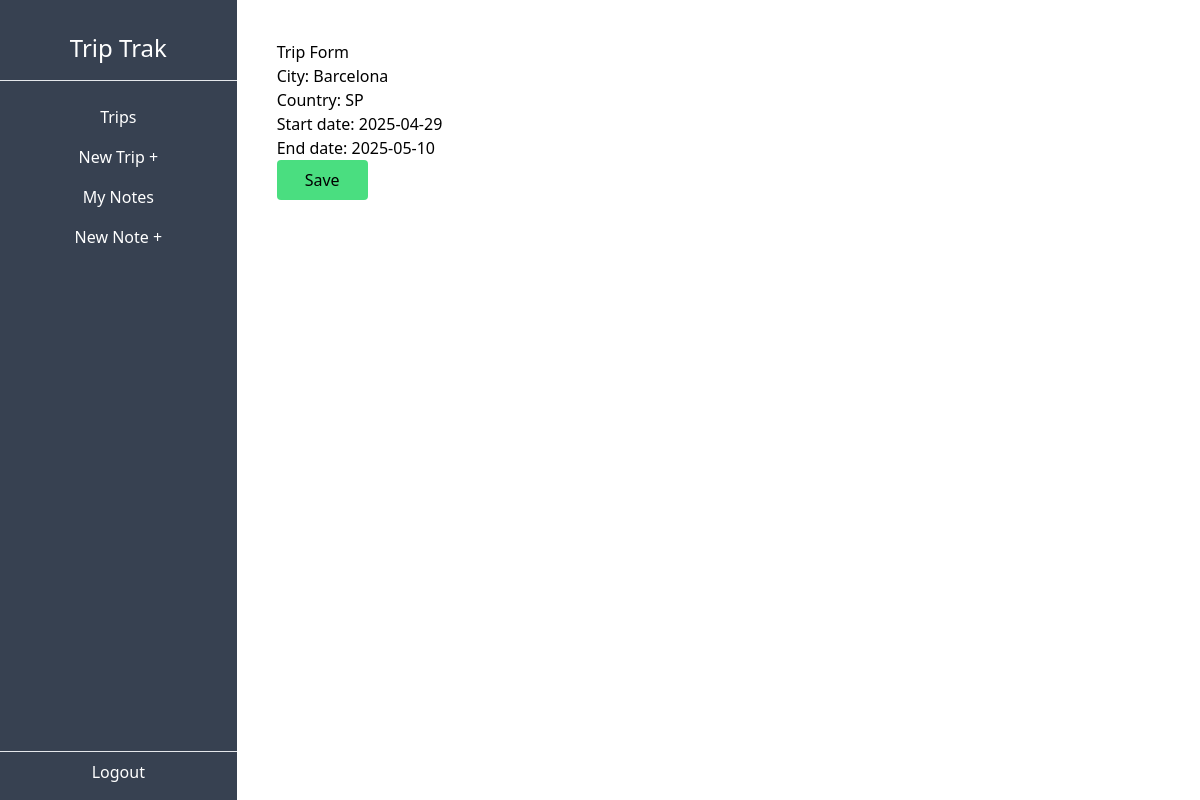
Screenshot of /dashboard/trip/1/update/ with the database file from the repository.
### trip/models.py (models this page shows, shortened)
class Trip(models.Model):
    city = models.CharField(max_length=50)
    country = models.CharField(max_length=3)
    start_date = models.DateField(blank=True, null=True)
    end_date = models.DateField(blank=True, null=True)
    owner = models.ForeignKey(User, on_delete= models.CASCADE, related_name='trips')

### trip/views.py (the view)
# urls.py: path('dashboard/trip/<int:pk>/update/',TripUpdateView.as_view(), name='trip-update'),
class TripUpdateView(UpdateView):
    model = Trip
    success_url = reverse_lazy('trip-list')
    fields =["city", "country", "start_date", "end_date"]

### trip/templates/trip/trip_form.html (shortened to what this page needs)
{% extends 'trip/_base.html' %}
{% load tailwind_filters %}
{% block content%}
    <h1>Trip Form</h1>
    <form action="" method="POST">
        {{form|crispy}}
        <input type="submit" value="Save" class="bg-green-400 px-7 py-2 rounded hover:cursor-pointer hover:bg-green-300">
    </form>
{% endblock content%}

### rows the page displays
Trip: city "Barcelona", country "SP", start_date "2025-04-29", end_date "2025-05-10"
